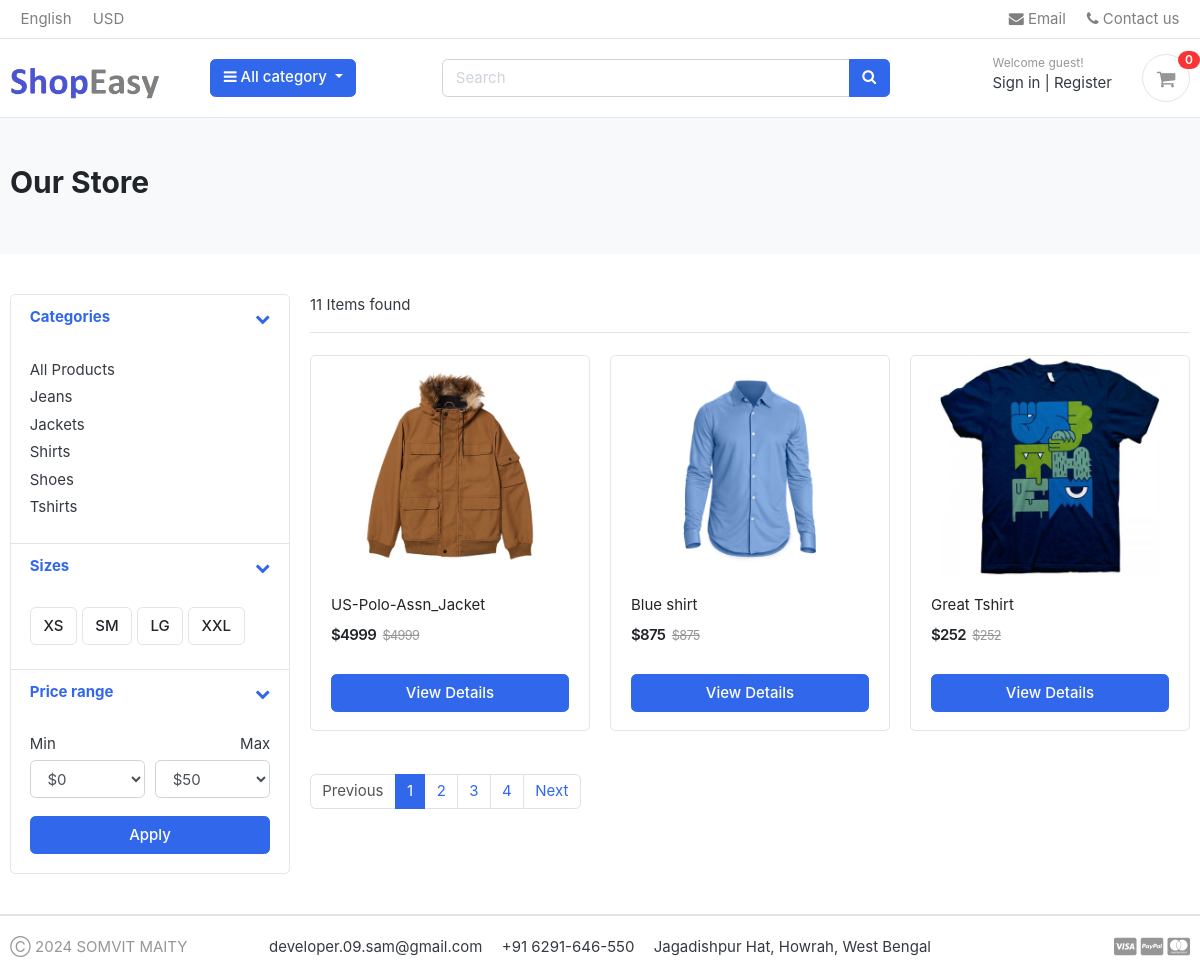
The page /store/ on the database as committed earlier.
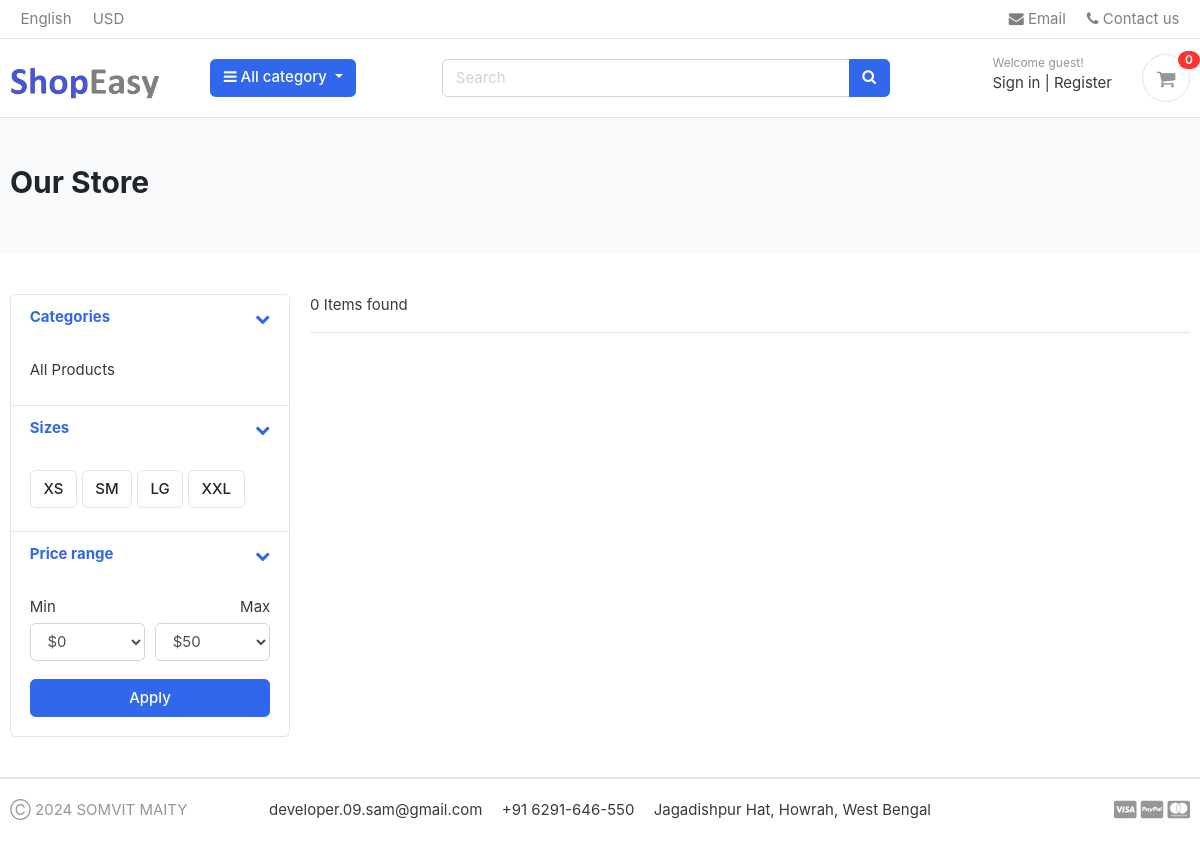
The same page on the database as committed later.
### category/models.py (models this page shows, shortened)
class Category(models.Model):
    category_name = models.CharField(max_length=250, unique=True)
    slug = models.SlugField(max_length=100, unique=True)
    category_img = models.ImageField(upload_to='photos/categories', blank=True)
    description = models.TextField(max_length=350, blank=True)
    class Meta:
        verbose_name = 'Category'
        verbose_name_plural = 'Categories'
    def get_url(self):
        return reverse('product_by_categories', args=[self.slug])

### store/models.py (models this page shows, shortened)
class Product(models.Model):
    product_name = models.CharField(max_length=250, unique=True)
    slug = models.SlugField(max_length=250, unique=True)
    description = models.TextField(max_length=450, blank=True)
    price = models.IntegerField()
    images = models.ImageField(upload_to='photos/products')
    stock = models.IntegerField()
    is_available = models.BooleanField(default=True)
    category = models.ForeignKey(Category, on_delete=models.CASCADE)
    created_date = models.DateTimeField(auto_now_add=True)
    modified_date = models.DateTimeField(auto_now=True)
    def get_url(self):
        return reverse('product_details', args=[self.category.slug, self.slug])

### store/views.py (the view)
# urls.py: path('', views.storeHome, name='store'),
def storeHome(request, category_slug=None):
    if category_slug != None:
        categories = get_object_or_404(Category, slug=category_slug)
        products = Product.objects.filter(category=categories, is_available=True)
        product_count = products.count()
    else:
        products = Product.objects.all().filter(is_available=True).order_by('id')
        product_count = products.count()
    paginator = Paginator(products, 3)
    page = request.GET.get('page')
    paged_products = paginator.get_page(page)
    data = {
        'products': paged_products,
        'product_count': product_count,
    }
    return render(request, 'store/store.html', data)

### carts/context_processors.py (called while the page is built)
def counter(request):
    count = 0
    if 'admin' in request.path:
        return {}
    else:
        cart = Cart.objects.filter(cart_id=_cart_id(request))
        if request.user.is_authenticated:
            cart_items = CartItem.objects.all().filter(user=request.user)
        else:
            cart_items = CartItem.objects.all().filter(cart=cart[:1])
        try:
            for item in cart_items:
                count += item.quantity
        except Cart.DoesNotExist:
            count = 0
        return dict(count=count)

### carts/views.py (called while the page is built)
def _cart_id(request):
    cart_item_session_key = request.session.session_key
    if not cart_item_session_key:
        cart_item_session_key = request.session.create()
    return cart_item_session_key

### category/context_processors.py (called while the page is built)
def menu_links(request):
    links = Category.objects.all()
    return dict(links=links)

### templates/store/store.html (shortened to what the changed rows need)
{% extends 'base.html' %}
{% load static %}
{% block content %}
<section class="section-pagetop bg">
<div class="container">
	<h2 class="title-page">Our Store</h2>
</div>
</section>
<section class="section-content padding-y">
<div class="container">
<div class="row">
	<aside class="col-md-3">
<div class="card">
	<article class="filter-group">
		<div class="filter-content collapse show" id="collapse_1" style="">
			<div class="card-body">
				<ul class="list-menu">
					{% for i in links %}
				 <li><a href="{{i.get_url}}">{{i.category_name}}</a></li>
					{% endfor %}
				</ul>
			</div>
		</div>
	</article>
</div>
	</aside>
	<main class="col-md-9">
<header class="border-bottom mb-4 pb-3">
		<div class="form-inline">
			{% if product_count == 1 %}
			<span class="mr-md-auto">{{product_count}} Item found </span>
			{% else %}
			<span class="mr-md-auto">{{product_count}} Items found </span>
			{% endif %}
		</div>
</header>
<div class="row">
	{% for i in products %}
	<div class="col-md-4">
		<figure class="card card-product-grid">
			<div class="img-wrap"">
			<a href="{{i.get_url}}">	<img src="{{i.images.url}}"></a>
			</div>
			<figcaption class="info-wrap">
				<div class="fix-height">
					<a href="{{i.get_url}}" class="title">{{i.product_name}}</a>
					<div class="price-wrap mt-2">
						<span class="price">${{i.price}}</span>
						<del class="price-old">${{i.price}}</del>
					</div>
				</div>
				<a href="{{i.get_url}}" class="btn btn-block btn-primary">View Details</a>
			</figcaption>
		</figure>
	</div>
	{% endfor %}
</div>
<nav class="mt-4" aria-label="Page navigation sample">
	{% if products.has_other_pages %}
  <ul class="pagination">
		{% if products.has_previous %}
    <li class="page-item"><a class="page-link" href="?page={{products.previous_page_number}}">Previous</a></li>
		{% else %}
		<li class="page-item disabled"><a class="page-link" href="#">Previous</a></li>
		{% endif %}
		{% for i in products.paginator.page_range %}
			{% if products.number == i %}
    		<li class="page-item active"><a class="page-link" href="#">{{i}}</a></li>
			{% else %}
				<li class="page-item"><a class="page-link" href="?page={{i}}">{{i}}</a></li>
			{% endif %}
		{% endfor %}
		{% if products.has_next %}
    <li class="page-item"><a class="page-link" href="?page={{products.next_page_number}}">Next</a></li>
		{% else %}
		<li class="page-item disabled"><a class="page-link" href="#">Next</a></li>
		{% endif %}
  </ul>
	{% endif %}
</nav>
	</main>
</div>
</div>
</section>
{% endblock %}

Rows that differ between the two databases and show on the page:
removed Category: category_name "Jeans"
removed Category: category_name "Jackets"
removed Category: category_name "Shirts"
removed Category: category_name "Shoes"
removed Category: category_name "Tshirts"
removed Product: images (picture), product_name "US-Polo-Assn_Jacket", price "4999"
removed Product: images (picture), product_name "Blue shirt", price "875"
removed Product: images (picture), product_name "Great Tshirt", price "252"
Other text that changed with them:
{{ product_count }}: "11" → "0"
text no longer shown: "Previous Next"
list line gone: "1"
list line gone: "2"
list line gone: "3"
list line gone: "4"
